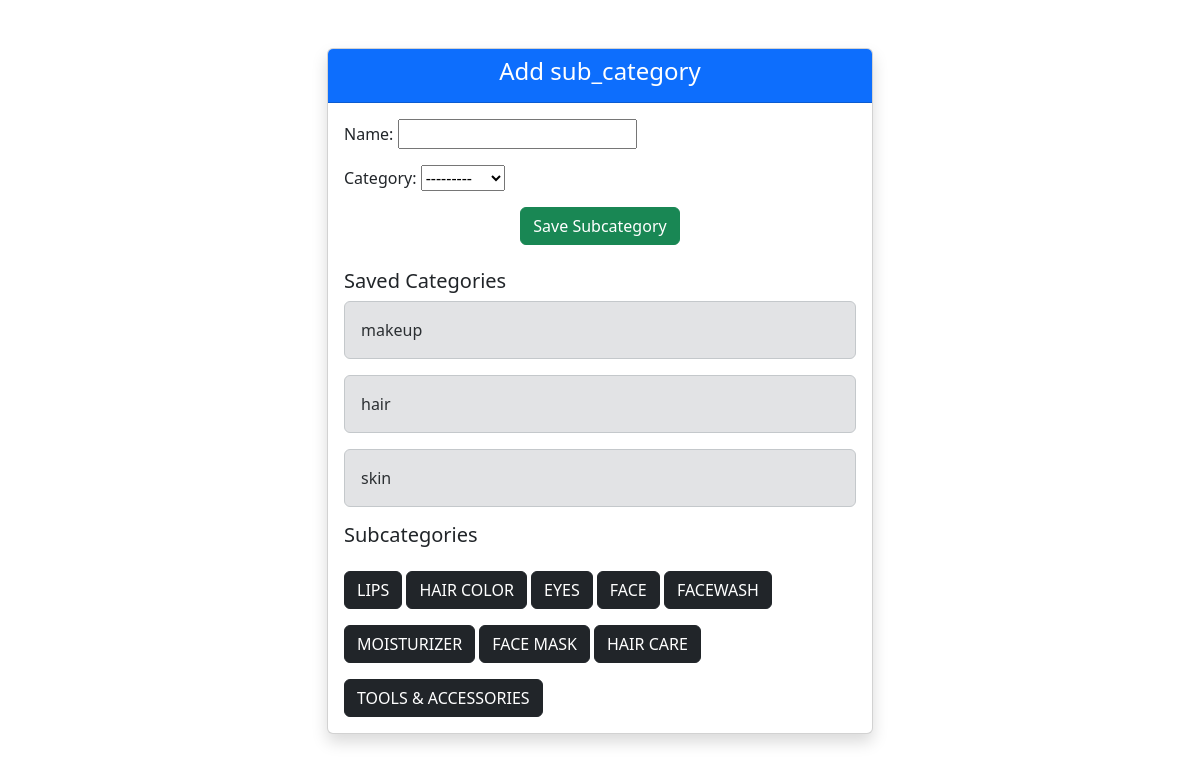
Screenshot of /Sub_category (signed in) with the database file from the repository.
### sampleapp/models.py (models this page shows, shortened)
class Category(models.Model):
    name = models.CharField(max_length=100)
    def __str__(self):
        return self.name

class SubCategory(models.Model):
    name = models.CharField(max_length=100)
    category = models.ForeignKey(Category, on_delete=models.CASCADE, related_name='subcats')

### sampleapp/views.py (the view)
# urls.py: path('Sub_category', views.sub_category, name='sub_category'),
def sub_category(request):
    admin = request.session.get('admin')
    if not admin:
        return redirect('login')
    if request.method == 'POST':
        n = sub_categoryForm(request.POST)
        if n.is_valid():
            name = n.cleaned_data['name']
            if SubCategory.objects.filter(name=name).exists():
                return HttpResponse("sub_category already exists!")
            else:
                n.save()
                return redirect('sub_category')
    else:
        n = sub_categoryForm()
    categories = Category.objects.all()
    subcategories = SubCategory.objects.all()
    return render(request, 'Sub_category.html', {'n': n, 'categories': categories,'sub_categories': subcategories})

### sampleapp/forms.py
class sub_categoryForm(forms.ModelForm):
    class Meta:
        model = SubCategory
        fields =['name', 'category']

### templates/Sub_category.html (shortened to what this page needs)
{% load static %}
<!DOCTYPE html>
<html lang="en">
<head>
    <link href="https://cdn.jsdelivr.net/npm/bootstrap@5.3.0/dist/css/bootstrap.min.css" rel="stylesheet">
</head>
<body>
<div class="container mt-5">
    <div class="row">
        <div class="col-md-6 offset-md-3">
            <div class="card shadow">
                <div class="card-header bg-primary text-white text-center">
                    <h4>Add sub_category</h4>
                </div>
                <div class="card-body">
<form method="POST">
        {{ n.as_p }}
        <div class="text-center mt-3">
            <button type="submit" class="btn btn-success">Save Subcategory</button>
        </div>
    </form>
                        <div class="mt-4">
    <h5>Saved Categories</h5>
    {% for cat in categories %}
        <div class="alert alert-secondary">
            {{ cat.name }}
        </div>
    {% empty %}
        <p>No categories yet.</p>
    {% endfor %}
</div>
                    <h5>Subcategories</h5>
{% for sub in sub_categories %}
    <button onclick="window.location.href='{% url 'subcategory_products' sub.id %}'"
            class="btn btn-dark text-uppercase mt-3">
        {{ sub.name }}
    </button>
{% empty %}
    <p>No subcategories yet.</p>
{% endfor %}
                </div>
            </div>
        </div>
    </div>
</div>
</body>
</html>

### rows the page displays
Category: name "makeup"
Category: name "hair"
Category: name "skin"
SubCategory: name "LIPS"
SubCategory: name "HAIR COLOR"
SubCategory: name "EYES"
SubCategory: name "FACE"
SubCategory: name "FACEWASH"
SubCategory: name "MOISTURIZER"
SubCategory: name "FACE MASK"
SubCategory: name "HAIR CARE"
SubCategory: name "TOOLS & ACCESSORIES"
